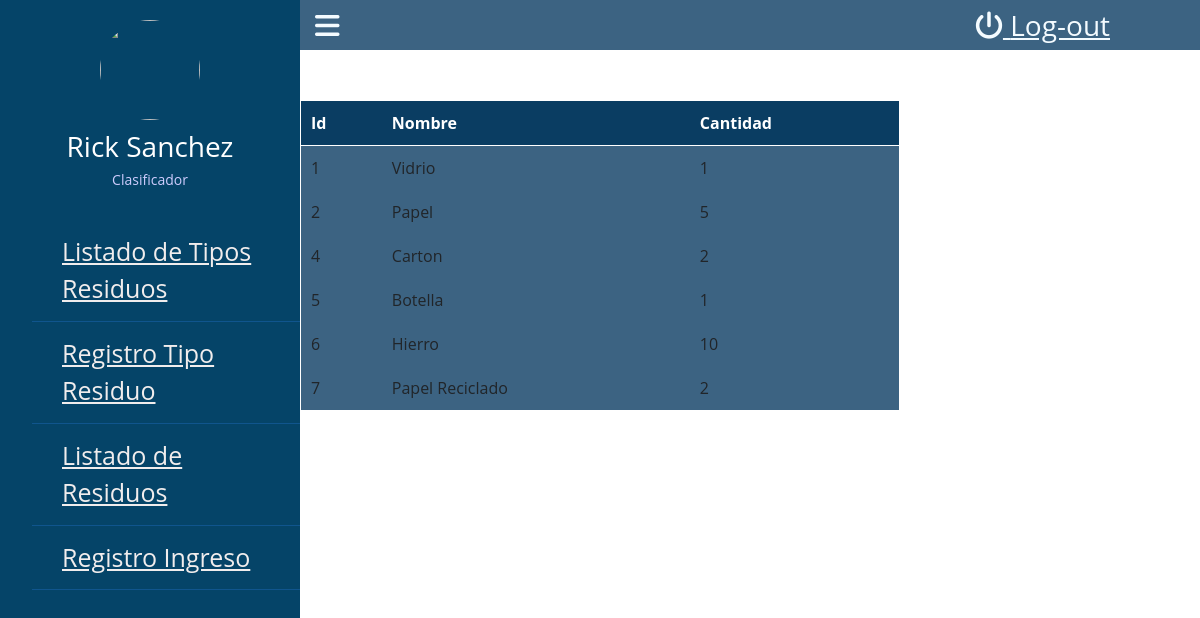
The app's page /view/Residuo/ListaResiduo.php with its own data.
### tables this page shows
CREATE TABLE `residuo` (
  `id` int(11) NOT NULL,
  `nombre` varchar(255) NOT NULL,
  `cantidad` int(11) NOT NULL
);

### controladores/residuo.php (shortened to what this page needs)
<?php
$connection = mysqli_connect('localhost', 'root', '', 'waste');
$query = "SELECT * FROM residuo";
$result = mysqli_query($connection, $query);
while ($row = mysqli_fetch_assoc($result)) {
    echo "<tr>";
    echo "<td>" . $row['id'] . "</td>";
    echo "<td>" . $row['nombre'] . "</td>";
    echo "<td>" . $row['cantidad'] . "</td>";
    echo "</tr>";
}
?>

### view/css/principal.css (style rules this page uses)
* { list-style: none; text-decoration: none; margin:0 ; padding: 0; box-sizing: border-box; font-family: 'open sans', sans-serif; }
body { background-color: #f5f6fa; }
.tablas td, th { padding: 10px; }
.tablas tr { transition: all ease 300ms; }

### records on screen
residuo: id "1", nombre "Vidrio", cantidad "1"
residuo: id "2", nombre "Papel", cantidad "5"
residuo: id "4", nombre "Carton", cantidad "2"
residuo: id "5", nombre "Botella", cantidad "1"
residuo: id "6", nombre "Hierro", cantidad "10"
residuo: id "7", nombre "Papel Reciclado", cantidad "2"
